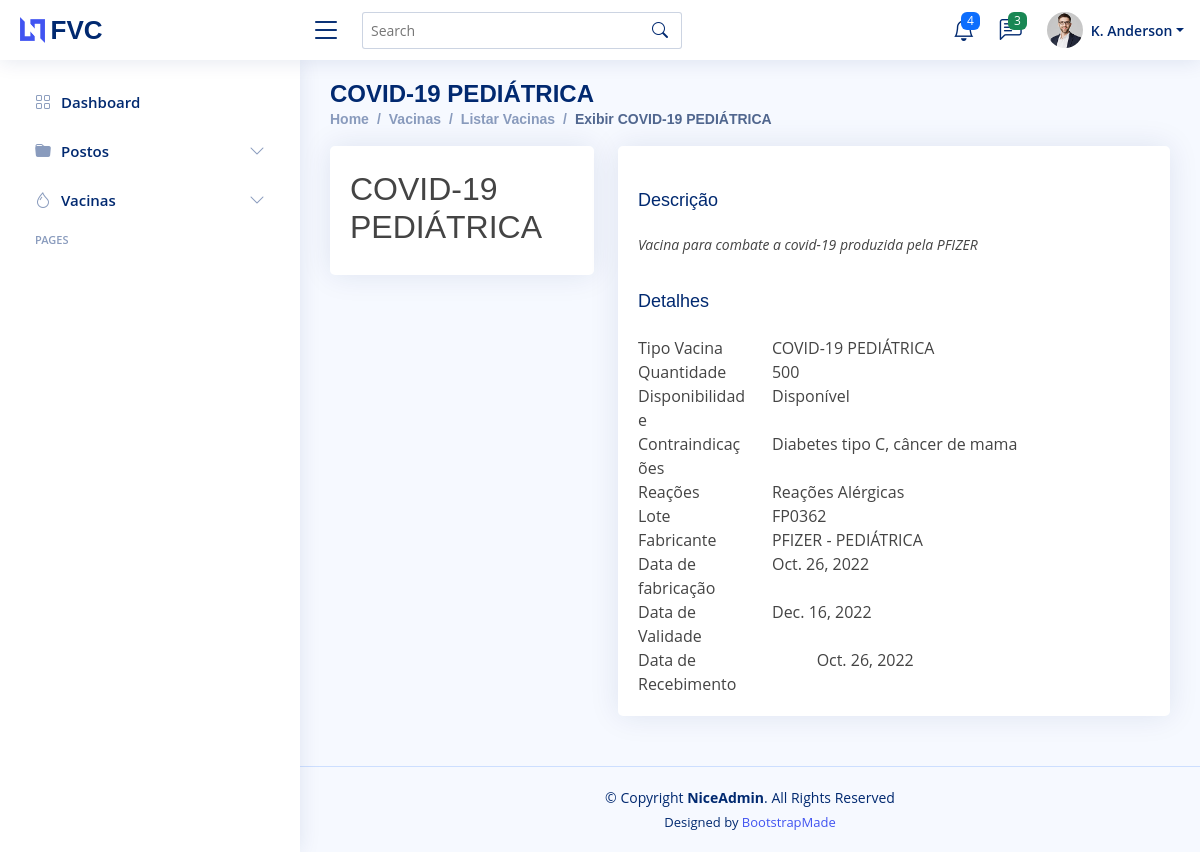
/vacshow/1, run on the app's committed database.
### core/models.py (models this page shows, shortened)
class vacinas(models.Model):
    vac_tipo_vacina = models.CharField(max_length = 120)
    vac_lote = models.CharField(max_length = 45)
    vac_fabricante = models.CharField(max_length = 45)
    vac_descricao = models.TextField(max_length = 300)
    vac_quantidade = models.IntegerField()
    vac_disponibilidade = models.BooleanField()
    vac_contraindicacao = models.TextField(max_length = 300)
    vac_reacoes = models.TextField(max_length = 300)
    vac_data_fabricacao = models.DateField()
    vac_data_validade = models.DateField()
    vac_data_recebimento = models.DateField()
    class Meta:
        verbose_name_plural = "Vacinas"

### core/views.py (the view)
# urls.py: path('vacshow/<int:id_vacina>', vac_show, name= "show_vacinas"),
def  vac_show(request, id_vacina):
    vacina = vacinas.objects.get(pk = id_vacina)
    pacote = {"vacinaChave": vacina}
    return render(request, "vac-show.html",pacote)

### core/templates/vac-show.html (shortened to what this page needs)
{%extends 'layouts/pages-blank.html'%}
{%block page-name%}{{vacinaChave.vac_tipo_vacina}}{%endblock page-name%}
{%block directory%}
<li class="breadcrumb-item"><a href="index.html">Home</a></li>
<li class="breadcrumb-item">Vacinas</li>
<li class="breadcrumb-item"><a href="{%url 'lista_vacinas'%}">Listar Vacinas</a></li>
<li class="breadcrumb-item active">Exibir {{vacinaChave.vac_tipo_vacina}}</li>
{%endblock directory%}
{%block main-content%}
<div class="row">
    <div class="col-xl-4">
      <div class="card">
        <div class="card-body profile-card pt-4 d-flex flex-column align-items-center">
          <h2>{{vacinaChave.vac_tipo_vacina}}</h2>
        </div>
      </div>
    </div>
    <div class="col-xl-8">
      <div class="card">
        <div class="card-body pt-3">
          <div class="tab-content pt-2">
            <div class="tab-pane fade show active profile-overview" id="profile-overview">
              <h5 class="card-title">Descrição</h5>
              <p class="small fst-italic">{{vacinaChave.vac_descricao}}</p>
              <h5 class="card-title">Detalhes</h5>
              <div class="row">
                <div class="col-lg-3 col-md-4 label ">Tipo Vacina</div>
                <div class="col-lg-9 col-md-8">{{vacinaChave.vac_tipo_vacina}}</div>
              </div>
              <div class="row">
                <div class="col-lg-3 col-md-4 label">Quantidade</div>
                <div class="col-lg-9 col-md-8">{{vacinaChave.vac_quantidade}}</div>
              </div>
              <div class="row">
                <div class="col-lg-3 col-md-4 label">Disponibilidade</div>
                <div class="col-lg-9 col-md-8">
                  {%if vacinaChave.vac_disponibilidade%}
                    <div class="col-lg-9 col-md-8">Disponível</div>
                  {% else %}
                    <div class="col-lg-9 col-md-8">Indisponível</div>
                  {% endif %}
                </div>
              </div>
              <div class="row">
                <div class="col-lg-3 col-md-4 label">Contraindicações</div>
                <div class="col-lg-9 col-md-8">{{vacinaChave.vac_contraindicacao}}</div>
              </div>
              <div class="row">
                <div class="col-lg-3 col-md-4 label">Reações</div>
                <div class="col-lg-9 col-md-8">{{vacinaChave.vac_reacoes}}</div>
              </div>
              <div class="row">
                <div class="col-lg-3 col-md-4 label">Lote</div>
                <div class="col-lg-9 col-md-8">{{vacinaChave.vac_lote}}</div>
              </div>
              <div class="row">
                <div class="col-lg-3 col-md-4 label">Fabricante</div>
                <div class="col-lg-9 col-md-8">{{vacinaChave.vac_fabricante}}</div>
              </div>
              <div class="row">
                <div class="col-lg-3 col-md-4 label">Data de fabricação</div>
                <div class="col-lg-9 col-md-8">{{vacinaChave.vac_data_fabricacao}}</div>
              </div>
              <div class="row">
                <div class="col-lg-3 col-md-4 label">Data de Validade</div>
                <div class="col-lg-9 col-md-8">{{vacinaChave.vac_data_validade}}</div>
              </div>
              <div class="row">
                <div class="col-lg-4 col-md-4 label">Data de Recebimento</div>
                <div class="col-lg-8 col-md-8">{{vacinaChave.vac_data_recebimento}}</div>
              </div>
            </div>
          </div>
        </div>
      </div>
    </div>
  </div>
{%endblock main-content%}

### core/static/assets/css/style.css (style rules this page uses)
:root { scroll-behavior: smooth; }
body { font-family: "Open Sans", sans-serif; background: #f6f9ff; color: #444444; }
a { color: #4154f1; text-decoration: none; }
h1, h2, h3, h4, h5, h6 { font-family: "Nunito", sans-serif; }
.card { margin-bottom: 30px; border: none; border-radius: 5px; box-shadow: 0px 0 30px rgba(1, 41, 112, 0.1); }
.card-title { padding: 20px 0 15px 0; font-size: 18px; font-weight: 500; color: #012970; font-family: "Poppins", sans-serif; }
.card-body { padding: 0 20px 20px 20px; }
.breadcrumb a { color: #899bbd; transition: 0.3s; }
.breadcrumb .breadcrumb-item::before { color: #899bbd; }
.breadcrumb .active { color: #51678f; font-weight: 600; }

### data on the page
vacinas: vac_tipo_vacina "COVID-19 PEDIÁTRICA", vac_descricao "Vacina para combate a covid-19 produzida pela PFIZER", vac_quantidade "500", vac_contraindicacao "Diabetes tipo C, câncer de mama", vac_reacoes "Reações Alérgicas", vac_lote "FP0362", vac_fabricante "PFIZER - PEDIÁTRICA", vac_data_fabricacao "Oct. 26, 2022", vac_data_validade "Dec. 16, 2022", vac_data_recebimento "Oct. 26, 2022"
